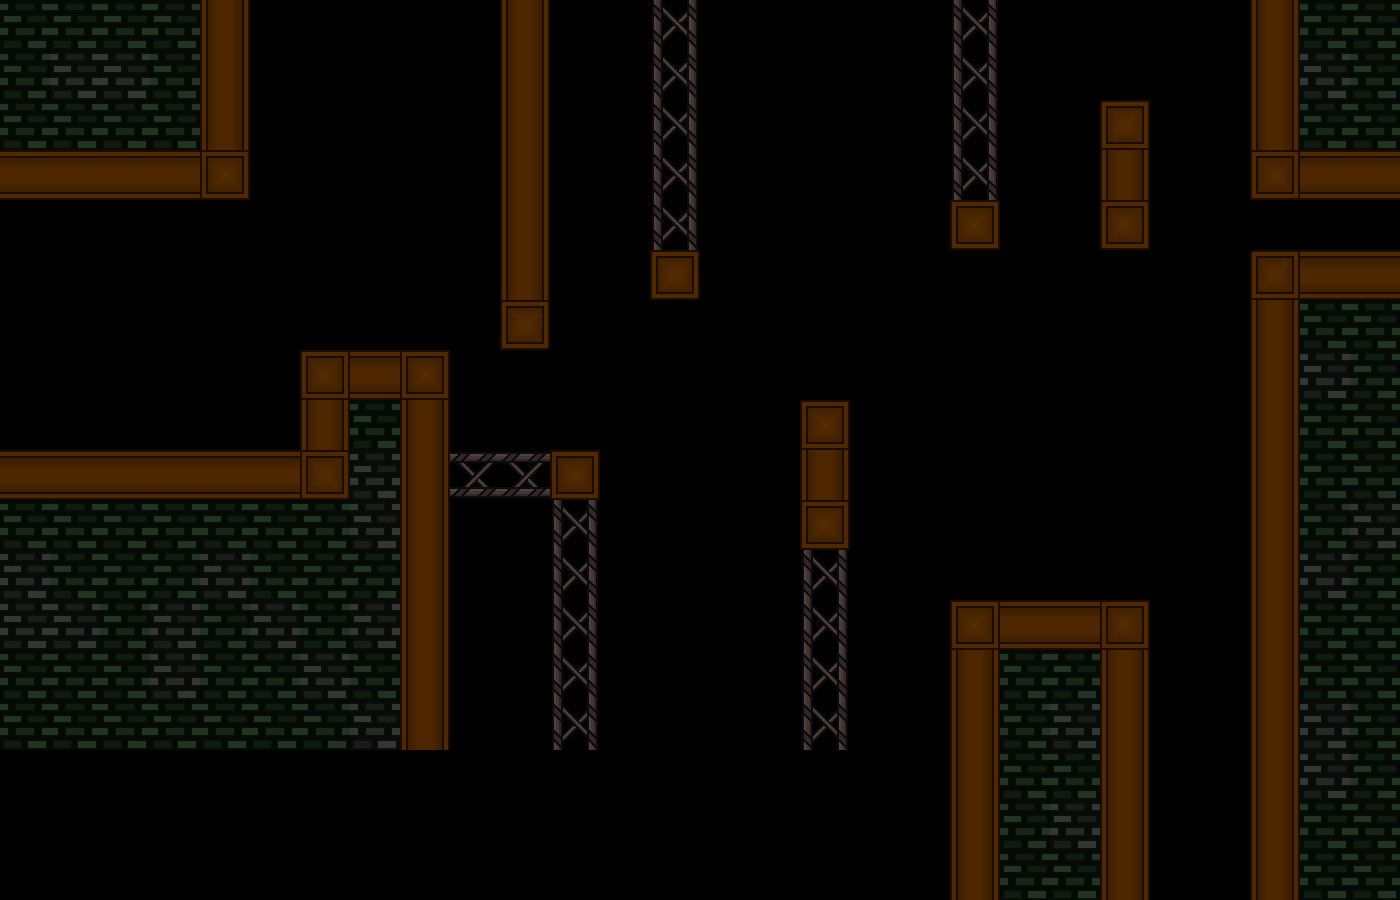

The image is a tile-based game level rendered from a .tmx file. Its description and source (layers, tilesets, objects; grid data summarised) follow:
An orthogonal 28x18 tile map with 50x50 px tiles, 3 tile layers (tiles-main, tiles-deco, tiles-deco2), 9 tilesets and 69 objects (40x laser, 16x spike, 6x warp, 3x trampoline, 2x small-spike, ...).

<map version="1.10" tiledversion="1.11.2" orientation="orthogonal" renderorder="right-down" width="28" height="18" tilewidth="50" tileheight="50" infinite="0" nextlayerid="26" nextobjectid="1098">
 <properties>
  <property name="songName" value="rain" />
 </properties>
 <tileset firstgid="1" source="ch1-tiles.tsx" />
 <tileset firstgid="81" source="../../textures/trampoline.tsx" />
 <tileset firstgid="84" source="../../textures/save.tsx" />
 <tileset firstgid="85" source="../../textures/spike.tsx" />
 <tileset firstgid="93" source="../../textures/laser.tsx" />
 <tileset firstgid="111" source="../../textures/light.tsx" />
 <tileset firstgid="112" source="../../textures/trampoline-mini.tsx" />
 <tileset firstgid="121" source="../../textures/transition-tiles.tsx" />
 <tileset firstgid="126" source="../../textures/small-spike.tsx" />
 <layer id="1" name="tiles-main" width="28" height="18">
  <data>[504 cells, 79 non-empty, 4 distinct tile ids]</data>
 </layer>
 <layer id="5" name="tiles-deco" width="28" height="18">
  <data>[504 cells, 114 non-empty, 4 distinct tile ids]</data>
 </layer>
 <layer id="18" name="tiles-deco2" width="28" height="18">
  <data>[504 cells, 0 non-empty, 0 distinct tile ids]</data>
 </layer>
 <objectgroup id="16" name="falling">
  <properties>
   <property name="direction" value="down" />
  </properties>
 </objectgroup>
 <objectgroup id="13" name="platform" />
 <objectgroup id="7" name="trampoline">
  <object id="1027" name="trampoline" gid="81" x="1000" y="600" width="50" height="50" />
  <object id="1028" name="trampoline" gid="81" x="1050" y="600" width="50" height="50" />
  <object id="1085" name="trampoline" gid="81" x="900" y="700" width="50" height="50" />
 </objectgroup>
 <objectgroup id="25" name="slab">
  <object id="1081" name="slab" gid="48" x="800" y="650" width="50" height="50" />
 </objectgroup>
 <objectgroup id="19" name="trampoline-mini" />
 <objectgroup id="9" name="spike-normal">
  <object id="991" name="spike" gid="91" x="450" y="760" width="50" height="50">
   <properties>
    <property name="id" value="6" />
   </properties>
  </object>
  <object id="992" name="spike" gid="91" x="500" y="760" width="50" height="50">
   <properties>
    <property name="id" value="6" />
   </properties>
  </object>
  <object id="993" name="spike" gid="91" x="550" y="760" width="50" height="50">
   <properties>
    <property name="id" value="6" />
   </properties>
  </object>
  <object id="994" name="spike" gid="91" x="600" y="760" width="50" height="50">
   <properties>
    <property name="id" value="6" />
   </properties>
  </object>
  <object id="995" name="spike" gid="91" x="650" y="760" width="50" height="50">
   <properties>
    <property name="id" value="6" />
   </properties>
  </object>
  <object id="996" name="spike" gid="91" x="700" y="760" width="50" height="50">
   <properties>
    <property name="id" value="6" />
   </properties>
  </object>
  <object id="997" name="spike" gid="91" x="750" y="760" width="50" height="50">
   <properties>
    <property name="id" value="6" />
   </properties>
  </object>
  <object id="998" name="spike" gid="91" x="800" y="760" width="50" height="50">
   <properties>
    <property name="id" value="6" />
   </properties>
  </object>
  <object id="999" name="spike" gid="91" x="850" y="760" width="50" height="50">
   <properties>
    <property name="id" value="6" />
   </properties>
  </object>
  <object id="1000" name="spike" gid="91" x="900" y="760" width="50" height="50">
   <properties>
    <property name="id" value="6" />
   </properties>
  </object>
  <object id="1005" name="spike" gid="91" x="1150" y="760" width="50" height="50">
   <properties>
    <property name="id" value="6" />
   </properties>
  </object>
  <object id="1006" name="spike" gid="91" x="1200" y="760" width="50" height="50">
   <properties>
    <property name="id" value="6" />
   </properties>
  </object>
  <object id="1074" name="spike" gid="87" x="500" y="400" width="50" height="50">
   <properties>
    <property name="id" value="2" />
   </properties>
  </object>
  <object id="1089" name="spike" gid="88" x="250" y="400" width="50" height="50">
   <properties>
    <property name="id" value="3" />
   </properties>
  </object>
  <object id="1090" name="spike" gid="92" x="250" y="450" width="50" height="50">
   <properties>
    <property name="id" value="7" />
   </properties>
  </object>
  <object id="1091" name="spike" gid="86" x="450" y="550" width="50" height="50">
   <properties>
    <property name="id" value="1" />
   </properties>
  </object>
  <object id="1092" name="small-spike" gid="126" x="650" y="250" width="25" height="25">
   <properties>
    <property name="id" value="0" />
   </properties>
  </object>
  <object id="1093" name="small-spike" gid="126" x="975" y="200" width="25" height="25">
   <properties>
    <property name="id" value="0" />
   </properties>
  </object>
 </objectgroup>
 <objectgroup id="8" name="save">
  <object id="1075" name="save" gid="84" x="350" y="250" width="50" height="50" />
 </objectgroup>
 <objectgroup id="21" name="acidlayer" />
 <objectgroup id="10" name="laser">
  <object id="1029" name="laser" gid="99" x="950" y="300" width="50" height="50">
   <properties>
    <property name="direction" value="v" />
   </properties>
  </object>
  <object id="1030" name="laser" gid="99" x="950" y="350" width="50" height="50">
   <properties>
    <property name="direction" value="v" />
   </properties>
  </object>
  <object id="1031" name="laser" gid="99" x="950" y="400" width="50" height="50">
   <properties>
    <property name="direction" value="v" />
   </properties>
  </object>
  <object id="1033" name="laser" gid="99" x="950" y="500" width="50" height="50">
   <properties>
    <property name="direction" value="v" />
   </properties>
  </object>
  <object id="1034" name="laser" gid="99" x="950" y="550" width="50" height="50">
   <properties>
    <property name="direction" value="v" />
   </properties>
  </object>
  <object id="1036" name="laser" gid="99" x="950" y="450" width="50" height="50">
   <properties>
    <property name="direction" value="v" />
   </properties>
  </object>
  <object id="1037" name="laser" gid="99" x="950" y="550" width="50" height="50">
   <properties>
    <property name="direction" value="v" />
   </properties>
  </object>
  <object id="1039" name="laser" gid="99" x="950" y="600" width="50" height="50">
   <properties>
    <property name="direction" value="v" />
   </properties>
  </object>
  <object id="1043" name="laser" gid="99" x="1100" y="500" width="50" height="50">
   <properties>
    <property name="direction" value="v" />
   </properties>
  </object>
  <object id="1044" name="laser" gid="99" x="1100" y="550" width="50" height="50">
   <properties>
    <property name="direction" value="v" />
   </properties>
  </object>
  <object id="1046" name="laser" gid="99" x="1100" y="450" width="50" height="50">
   <properties>
    <property name="direction" value="v" />
   </properties>
  </object>
  <object id="1047" name="laser" gid="99" x="1100" y="550" width="50" height="50">
   <properties>
    <property name="direction" value="v" />
   </properties>
  </object>
  </objectgroup>
 <objectgroup id="11" name="bg">
  <properties>
   <property name="bgName" value="castleBG3" />
  </properties>
 </objectgroup>
 <objectgroup id="12" name="foregroundEffect">
  <properties>
   <property name="foregroundEffectType" value="toxic" />
  </properties>
 </objectgroup>
 <objectgroup id="22" name="mapEffect">
  <properties>
   <property name="effectType" value="poison-fog" />
  </properties>
 </objectgroup>
 <objectgroup id="15" name="music">
  <properties>
   <property name="songName" value="castle_underground" />
  </properties>
 </objectgroup>
 <objectgroup id="20" name="warps">
  <!-- 6 objects omitted --></objectgroup>
</map>
<!-- 34 of 69 objects omitted -->
